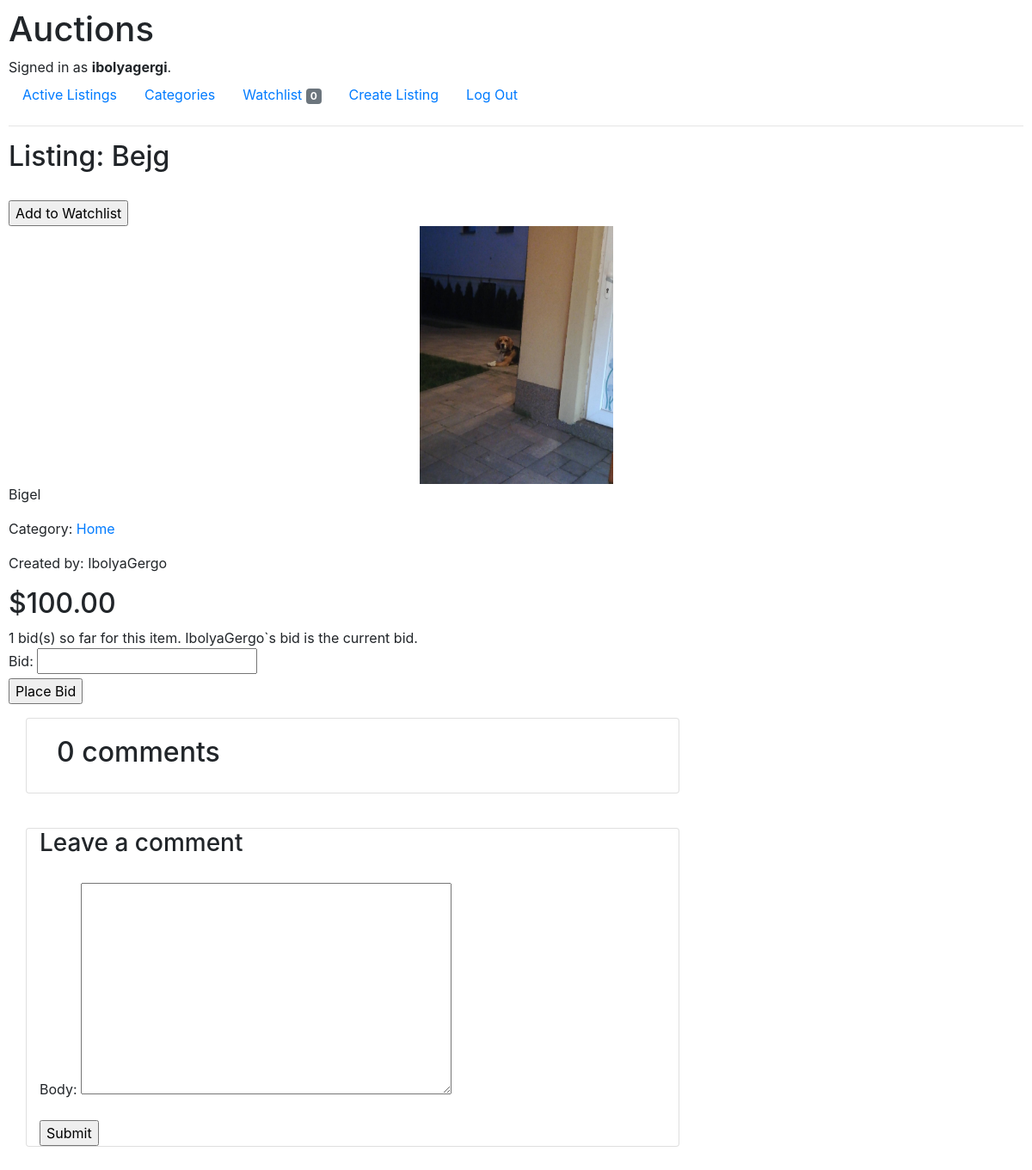
The page /listing/10 (signed in) on the database as committed earlier.
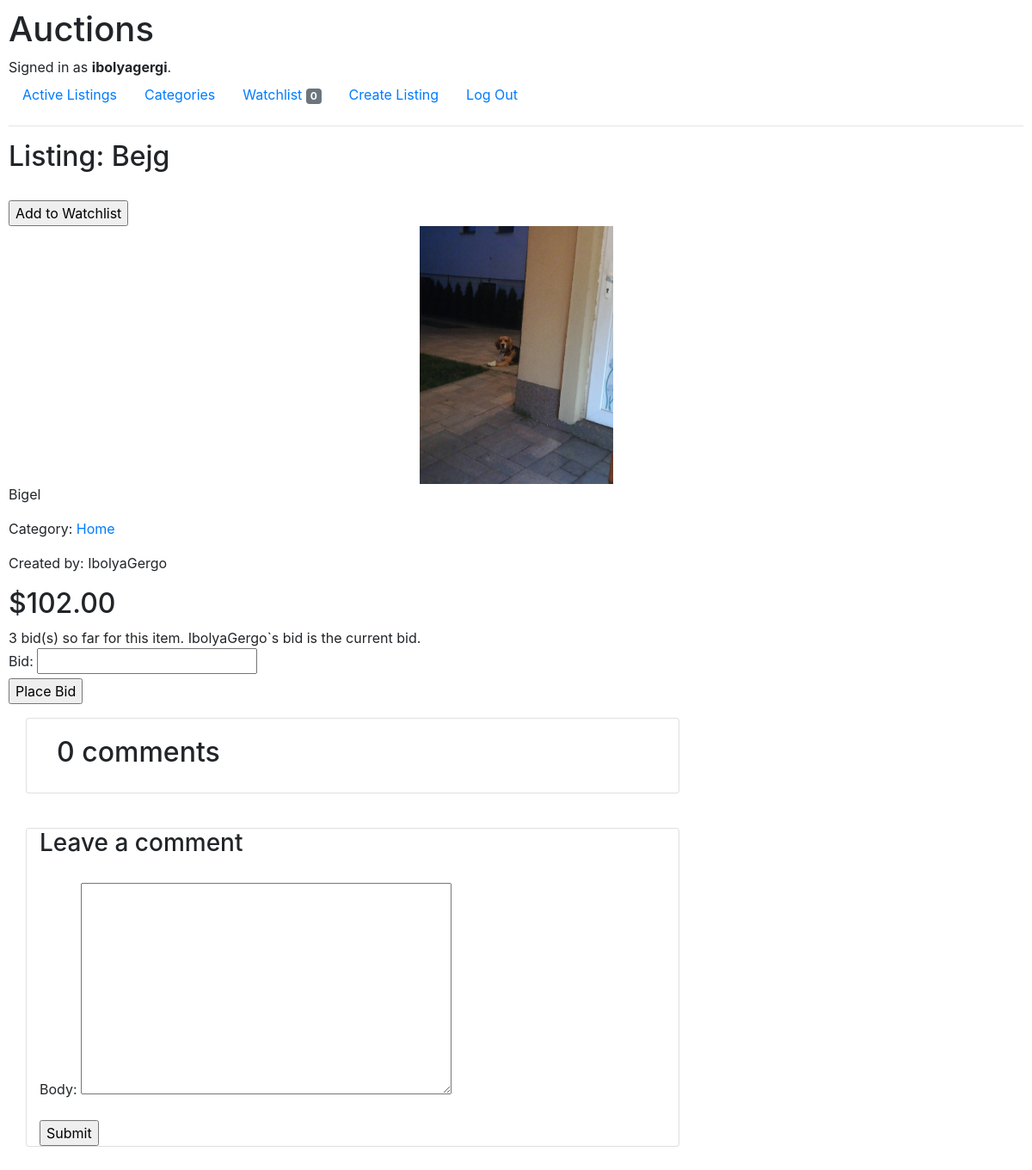
The same page on the database as committed later.
### auctions/models.py (models this page shows)
class BidModel(models.Model):
    user = models.ForeignKey(User, on_delete=models.CASCADE)
    listing = models.ForeignKey(ListingModel, on_delete=models.CASCADE)
    bid = models.DecimalField(max_digits=64, decimal_places=2)
    def __str__(self):
        return f"${self.bid}"

### auctions/views.py (the view, shortened to what this page needs)
# urls.py: path("listing/<int:listing_id>", views.listing, name="listing"),
def listing(request, listing_id):
    listing = ListingModel.objects.get(pk=listing_id)
    comments = listing.comments.filter(active=True)
    if BidModel.objects.filter(listing__id=listing_id):
        num_of_bids = BidModel.objects.filter(listing__id=listing_id).count()
        bidder = BidModel.objects.filter(listing__id=listing_id).last().user
    else:
        num_of_bids = 0
    if num_of_bids > 0:
        curr_bid = BidModel.objects.filter(listing__id=listing_id).last()
    else:
        curr_bid = ListingModel.objects.get(pk=listing_id).start_bid
    form = BidForm()
    comment_form = CommentForm()
    if listing in request.user.watchlist.all():
        on_watchlist = True
    else:
        on_watchlist = False
    num_on_watchlist = request.user.watchlist.count()
    if num_of_bids > 0:
        return render(request, "auctions/listing.html", {
            "listing": listing,
            "form": form,
            "curr_bid": curr_bid,
            "num_of_bids": num_of_bids,
            "bidder": bidder,
            "on_watchlist": on_watchlist,
            "num_on_watchlist": num_on_watchlist,
            "comment_form": comment_form,
            "comments": comments
        })

### auctions/forms.py
class BidForm(forms.Form):
    bid = forms.DecimalField(max_digits=10, decimal_places=2)

class CommentForm(forms.ModelForm):
    class Meta:
        model = CommentModel
        fields = ('body',)

### auctions/models.py (called while the page is built)
    def __str__(self):
        return f"{self.name}"

### auctions/templates/auctions/listing.html (shortened to what this page needs)
{% extends "auctions/layout.html" %}
{% block body %}
    <h2>Listing: {{ listing.title }}</h2><br>
    {% if user.is_authenticated %}
        {% if on_watchlist %}
            <div>
                <form action="{% url 'unwatch' listing.id %}" method="post">
                    {% csrf_token %}
                    <input type="submit" value="Remove from Watchlist">
                </form>
            </div>
        {% else %}
            <div>
                <form action="{% url 'watch' listing.id %}" method="post">
                    <input type="submit" value="Add to Watchlist">
                </form>
            </div>
        {% endif %}
    {% endif %}
    {% if listing.img %}
        <img src="{{ listing.img.url }}" alt="{{ listing.title }}" class="card-img" style="height: 300px; object-fit: scale-down;">
    {% endif %}
    <p>{{ listing.description }}</p>
    <p>Category: <a href="{% url 'category' listing.category %}">{{ listing.category }}</a></p>
    <p>Created by: {{ listing.creator }}</p>
    <h2>{{ curr_bid }}</h2>
    {% if user.is_authenticated %}
        <div>
            {% if num_of_bids > 0 %}
                {{ num_of_bids }} bid(s) so far for this item.
                {% if bidder == user %}
                    Your bid is the current bid.
                {% else %}
                    {{ bidder.username }}`s bid is the current bid.
                {% endif %}
            {% else %}
                No bids so far for this item.
            {% endif %}
            <form action="{% url 'listing' listing.id %}" method="post">
                {{ form }}<br>
                <input type="submit" value="Place Bid">
            </form>
        </div>
    {% endif %}
    <div class="container">
        <div class="row">
            <div class="col-md-8 card mb-4 mt-3">
                <div class="card-body">
                    <h2>{{ comments.count }} comments</h2>
                </div>
            </div>
            <div class="col-md-8 card mb-4 mt-3">
                <h3>Leave a comment</h3>
                <form method="post" style="margin-top: 1.3em;">
                    {{ comment_form.as_p }}
                    <input type="submit" value="Submit" >
                </form>
            </div>
        </div>
    </div>
{% endblock %}

Rows that differ between the two databases and show on the page:
no longer on this page (row unchanged): BidModel: bid "$100.00"
added BidModel: bid "$102.00"
Other text that changed with them:
{{ num_of_bids }}: "1" → "3"
